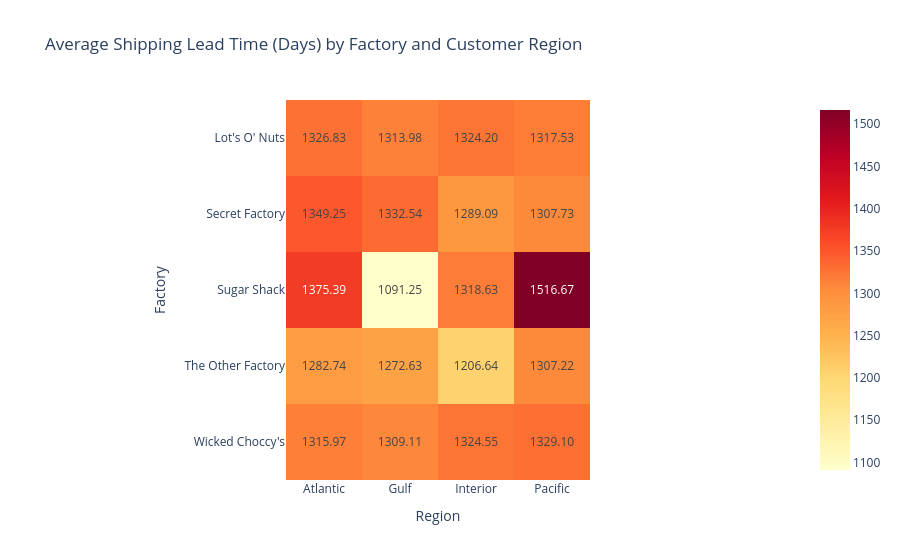

This figure's notebook cell:
### Code cell
region_matrix = df_clean.pivot_table(
    index='Factory', 
    columns='Region', 
    values='Shipping Lead Time', 
    aggfunc='mean'
)

fig_heatmap = px.imshow(
    region_matrix,
    text_auto=".2f",
    color_continuous_scale='YlOrRd',
    title='Average Shipping Lead Time (Days) by Factory and Customer Region'
)
fig_heatmap.show()

### Figure 1 — Plotly figure (JSON) as saved in the notebook; plotly's stock layout.template omitted (floating-point values rounded to 4 significant figures)
{"data": [{"coloraxis": "coloraxis", "hovertemplate": "Region: %{x}<br>Factory: %{y}<br>color: %{z}<extra></extra>", "name": "0", "texttemplate": "%{z:.2f}", "type": "heatmap", "x": ["Atlantic", "Gulf", "Interior", "Pacific"], "xaxis": "x", "y": ["Lot's O' Nuts", "Secret Factory", "Sugar Shack", "The Other Factory", "Wicked Choccy's"], "yaxis": "y", "z": [[1327.0, 1314.0, 1324.0, 1318.0], [1349.0, 1333.0, 1289.0, 1308.0], [1375.0, 1091.0, 1319.0, 1517.0], [1283.0, 1273.0, 1207.0, 1307.0], [1316.0, 1309.0, 1325.0, 1329.0]]}], "layout": {"coloraxis": {"colorscale": [[0, "rgb(255,255,204)"], [0.125, "rgb(255,237,160)"], [0.25, "rgb(254,217,118)"], [0.375, "rgb(254,178,76)"], [0.5, "rgb(253,141,60)"], [0.625, "rgb(252,78,42)"], [0.75, "rgb(227,26,28)"], [0.875, "rgb(189,0,38)"], [1, "rgb(128,0,38)"]]}, "title": {"text": "Average Shipping Lead Time (Days) by Factory and Customer Region"}, "xaxis": {"anchor": "y", "constrain": "domain", "domain": [0, 1], "scaleanchor": "y", "title": {"text": "Region"}}, "yaxis": {"anchor": "x", "autorange": "reversed", "constrain": "domain", "domain": [0, 1], "title": {"text": "Factory"}}}}
